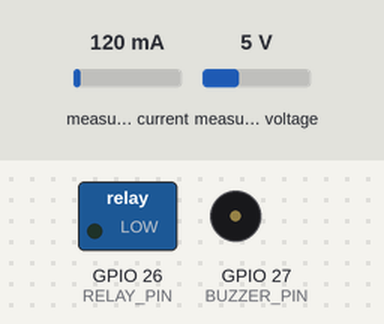
Bench run of a sketch on a simulated ESP32. Shown: switched loads named in the sketch (green lamp = pin HIGH), buzzer (waves = sounding). Wiring (inferred from the names in the program): INA219 current sensor at I2C address 0x40; INA219 current sensor at I2C address 0x41. The test bench sets the inputs (shaded band); at power-on: measured voltage 5 V, measured current 120 mA. Storage starts empty; what the sketch prints to the serial monitor is not drawn.

Above: at 1.5 s.
1.6 s: measured voltage set to 5.3 V
3.2 s: measured voltage set to 5.8 V
At 4.8 s:
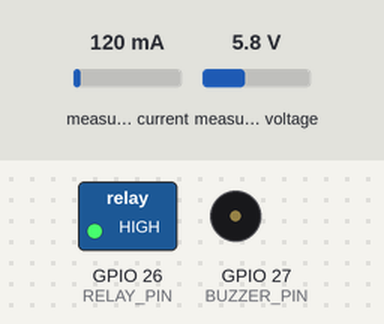
5.5 s: measured voltage set to 0.3 V
At 6.4 s:
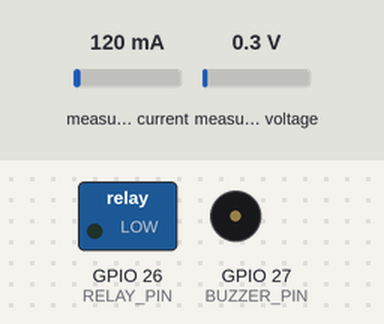
7.5 s: measured voltage set to 7.5 V
At 30.15 s:
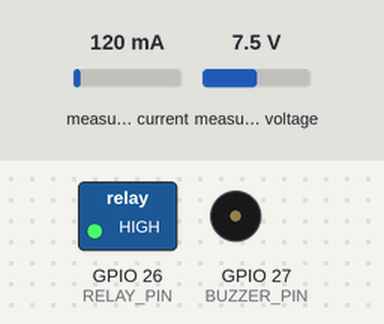
Timing chart, 0 to 31.5 s (numbered marks = the images above; inputs shaded):
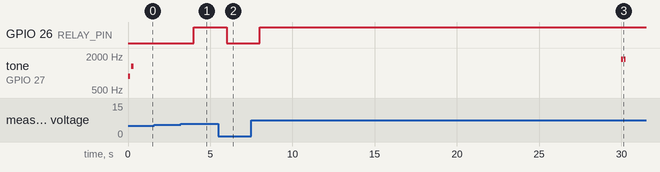

Measured:
- the behaviour switches between 5.5 and 5.6 V on measured voltage (found by bisection; images 0 and 1)
- after the input at 1.6 s, every drawn part: stays the same
- after the input at 3.2 s, GPIO 26 (RELAY_PIN): LOW → HIGH after 0.80 s
- after the input at 5.5 s, GPIO 26 (RELAY_PIN): HIGH → LOW after 0.50 s
- after the input at 7.5 s, GPIO 26 (RELAY_PIN): LOW → HIGH after 0.50 s

The sketch:

AlternaDC.ino
```cpp
// (licence header left out)
#include <Arduino.h>
#include <Wire.h>
#include <WiFi.h>
#include <WebServer.h>
#include <LittleFS.h>
#include <ArduinoJson.h>

namespace Config {
constexpr uint8_t INA_MAIN = 0x40;
constexpr uint8_t INA_SECONDARY = 0x41;
constexpr int SDA_PIN = 21;
constexpr int SCL_PIN = 22;
constexpr int RELAY_PIN = 26;
constexpr int BUZZER_PIN = 27;
constexpr float SHUNT_OHMS = 0.001f;
constexpr float CAPACITY_AH = 100.0f;
constexpr uint32_t SAMPLE_MS = 1000;
constexpr uint32_t LOW_ALERT_MS = 30000;
}

WebServer server(80);
struct Channel {
  const char* id; const char* label; uint8_t address; bool online;
  float voltage, current, power, energyWh, chargePct; uint32_t lastRead;
};
Channel mainChannel{"main", "Alternador Principal", Config::INA_MAIN, false, 0, 0, 0, 0, 0, 0};
Channel secondaryChannel{"secondary", "Alternador Secundario", Config::INA_SECONDARY, false, 0, 0, 0, 0, 0, 0};

enum LightMode { LIGHT_AUTO, LIGHT_ON, LIGHT_OFF };
LightMode lightMode = LIGHT_AUTO;
bool lightsOn = false;
bool muted = false;
uint32_t lastSample = 0, lastLowAlert = 0;
String alertMessage = "Sistema iniciado";

bool readRegister16(uint8_t address, uint8_t reg, uint16_t &value) {
  Wire.beginTransmission(address); Wire.write(reg);
  if (Wire.endTransmission(false) != 0 || Wire.requestFrom((int)address, 2) != 2) return false;
  value = (uint16_t(Wire.read()) << 8) | Wire.read(); return true;
}
void writeRegister16(uint8_t address, uint8_t reg, uint16_t value) {
  Wire.beginTransmission(address); Wire.write(reg); Wire.write(value >> 8); Wire.write(value & 0xff); Wire.endTransmission();
}
bool initINA226(Channel &ch) {
  uint16_t id = 0; if (!readRegister16(ch.address, 0xFE, id)) { ch.online = false; return false; }
  // 16 averages, 1.1 ms bus/shunt conversion, continuous shunt+bus.
  writeRegister16(ch.address, 0x00, 0x4527);
  // Current LSB = 0.1 mA; calibration = 0.00512/(0.0001*Rshunt).
  writeRegister16(ch.address, 0x05, uint16_t(0.00512f / (0.0001f * Config::SHUNT_OHMS)));
  ch.online = true; return true;
}
bool readChannel(Channel &ch) {
  uint16_t busRaw = 0, shuntRaw = 0;
  if (!readRegister16(ch.address, 0x02, busRaw) || !readRegister16(ch.address, 0x01, shuntRaw)) { ch.online = false; return false; }
  ch.online = true;
  ch.voltage = busRaw * 0.00125f;
  int16_t signedShunt = int16_t(shuntRaw);
  ch.current = (signedShunt * 0.0000025f) / Config::SHUNT_OHMS;
  ch.power = ch.voltage * ch.current;
  const float hours = (millis() - ch.lastRead) / 3600000.0f;
  if (ch.lastRead && isfinite(ch.power)) ch.energyWh += max(0.0f, ch.power) * hours;
  ch.lastRead = millis();
  ch.chargePct = constrain((ch.voltage - 11.8f) * 100.0f / (14.2f - 11.8f), 0.0f, 100.0f);
  return true;
}
void beep(uint16_t frequency, uint16_t duration) { if (!muted) { ledcWriteTone(0, frequency); delay(duration); ledcWriteTone(0, 0); } }
void bootChime() { beep(880, 100); delay(70); beep(1320, 150); }
void updateLightsAndAlerts() {
  const float v = max(mainChannel.voltage, secondaryChannel.voltage);
  if (!mainChannel.online || !secondaryChannel.online) alertMessage = "Fallo independiente en un canal";
  else if (v < 12.7f) alertMessage = "Voltaje bajo: luces extras apagadas";
  else if (v < 13.8f) alertMessage = "Carga media: solo luces esenciales";
  else alertMessage = "Carga plena: luces extras disponibles";
  bool automatic = v > 13.8f;
  lightsOn = lightMode == LIGHT_ON || (lightMode == LIGHT_AUTO && automatic);
  digitalWrite(Config::RELAY_PIN, lightsOn ? HIGH : LOW);
  if (v > 13.8f && automatic && millis() - lastLowAlert > Config::LOW_ALERT_MS) { beep(1760, 100); delay(80); beep(1760, 100); lastLowAlert = millis(); }
  if (v < 12.7f && millis() - lastLowAlert > Config::LOW_ALERT_MS) { beep(440, 250); lastLowAlert = millis(); }
}
String lightModeName() { return lightMode == LIGHT_AUTO ? "auto" : lightMode == LIGHT_ON ? "on" : "off"; }
void sendFile(const char* path, const char* type) { if (!LittleFS.exists(path)) { server.send(404, "text/plain", "Archivo no encontrado"); return; } File f = LittleFS.open(path, "r"); server.streamFile(f, type); f.close(); }
void handleData() {
  JsonDocument doc; doc["brand"] = "AlternaDC"; doc["uptime_ms"] = millis(); doc["lights"]["on"] = lightsOn; doc["lights"]["mode"] = lightModeName(); doc["muted"] = muted; doc["alert"] = alertMessage;
  for (Channel* ch : {&mainChannel, &secondaryChannel}) { JsonObject o = doc["channels"][ch->id].to<JsonObject>(); o["label"] = ch->label; o["address"] = String("0x") + String(ch->address, HEX); o["online"] = ch->online; o["voltage"] = ch->voltage; o["current"] = ch->current; o["power"] = ch->power; o["energyWh"] = ch->energyWh; o["chargePct"] = ch->chargePct; }
  String out; serializeJson(doc, out); server.send(200, "application/json", out);
}
void handleLight() { if (!server.hasArg("mode")) { server.send(400, "text/plain", "mode requerido"); return; } String m = server.arg("mode"); if (m == "auto") lightMode = LIGHT_AUTO; else if (m == "on") lightMode = LIGHT_ON; else lightMode = LIGHT_OFF; updateLightsAndAlerts(); server.send(200, "application/json", "{\"ok\":true}"); }
void setupServer() {
  server.on("/", HTTP_GET, [](){ sendFile("/index.html", "text/html; charset=utf-8"); });
  server.on("/style.css", HTTP_GET, [](){ sendFile("/style.css", "text/css"); });
  server.on("/app.js", HTTP_GET, [](){ sendFile("/app.js", "application/javascript"); });
  server.on("/api/data", HTTP_GET, handleData); server.on("/api/lights", HTTP_POST, handleLight);
  server.on("/api/mute", HTTP_POST, [](){ muted = !muted; server.send(200, "application/json", String("{\"muted\":") + (muted ? "true}" : "false}")); });
  server.onNotFound([](){ server.send(404, "text/plain", "No encontrado"); }); server.begin();
}
void setup() {
  Serial.begin(115200); pinMode(Config::RELAY_PIN, OUTPUT); digitalWrite(Config::RELAY_PIN, LOW); ledcSetup(0, 2000, 8); ledcAttachPin(Config::BUZZER_PIN, 0);
  Wire.begin(Config::SDA_PIN, Config::SCL_PIN); initINA226(mainChannel); initINA226(secondaryChannel);
  if (!LittleFS.begin(true)) Serial.println("LittleFS no disponible");
  WiFi.mode(WIFI_AP); WiFi.softAP("AlternaDC", "alternadc"); setupServer(); bootChime();
  Serial.println("AlternaDC activo en http://192.168.4.1");
}
void loop() { server.handleClient(); if (millis() - lastSample >= Config::SAMPLE_MS) { lastSample = millis(); readChannel(mainChannel); readChannel(secondaryChannel); updateLightsAndAlerts(); } }

// Fin del firmware AlternaDC.
```
